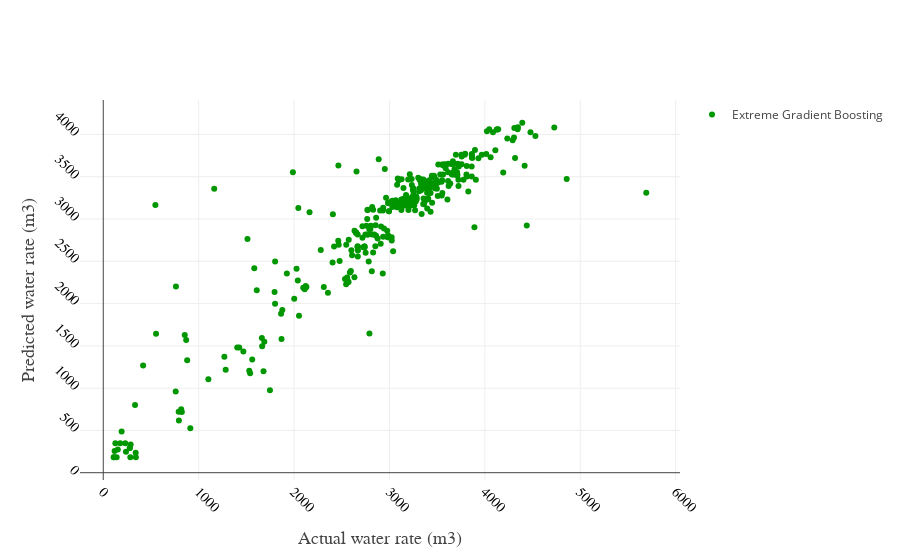

The notebook cell this image was saved under:
### Code cell
y_pred_xgb = scaler_y.inverse_transform(model_xgb.predict(x_test).reshape(-1,1))
trace1 = go.Scatter(x = y_act.reshape(-1,),
                    y = y_pred_xgb.reshape(-1,),
                   name = "Extreme Gradient Boosting",
                   mode = 'markers',
                   line=dict(width=10),
                   marker = dict(
                    color = 'rgb(0, 150, 0)'))
data = [trace1]
layout = go.Layout(showlegend = True,
    xaxis=dict(
        title='Actual water rate (m3)',
        titlefont=dict(
            family='Arial, sans-serif',
            size=18,
            #color='lightgrey'
        ),
        showticklabels=True,
        tickangle=45,
        tickfont=dict(
            family='Old Standard TT, serif',
            size=14,
            color='black'
        ),
        exponentformat='e',
        showexponent='all'
    ),
    yaxis=dict(
        title='Predicted water rate (m3)',
        titlefont=dict(
            family='Arial, sans-serif',
            size=18,
            #color='lightgrey'
        ),
        showticklabels=True,
        tickangle=45,
        tickfont=dict(
            family='Old Standard TT, serif',
            size=14,
            color='black'
        ),
        exponentformat='e',
        showexponent='all'
    )
)
fig = go.Figure(data=data, layout = layout)
py.iplot(fig)

### Figure 1 — Plotly figure (JSON) as saved in the notebook; plotly's stock layout.template omitted (floating-point values rounded to 4 significant figures; data arrays with more than 128 entries replaced by an {"elided": "..."} marker saying what was removed)
{"data": [{"line": {"width": 10}, "marker": {"color": "rgb(0, 150, 0)"}, "mode": "markers", "name": "Extreme Gradient Boosting", "type": "scatter", "uid": "2a73cb60-a8f4-4236-8bb9-d6de14142ae8", "x": {"elided": "355 float values"}, "y": {"elided": "355 float values"}}], "layout": {"showlegend": true, "xaxis": {"exponentformat": "e", "showexponent": "all", "showticklabels": true, "tickangle": 45, "tickfont": {"color": "black", "family": "Old Standard TT, serif", "size": 14}, "title": {"font": {"family": "Arial, sans-serif", "size": 18}, "text": "Actual water rate (m3)"}}, "yaxis": {"exponentformat": "e", "showexponent": "all", "showticklabels": true, "tickangle": 45, "tickfont": {"color": "black", "family": "Old Standard TT, serif", "size": 14}, "title": {"font": {"family": "Arial, sans-serif", "size": 18}, "text": "Predicted water rate (m3)"}}}}
